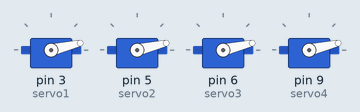
Recording of a sketch running on a simulated Arduino Uno, built with avr-gcc and run on an emulated ATmega328P. Parts: 4 × servo. At 2.0 s the program stops and its outputs stay as they are.

Above: at 0.15 s.
At 0.77 s:
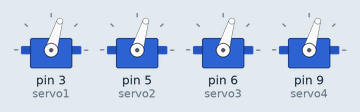
At 1.39 s:
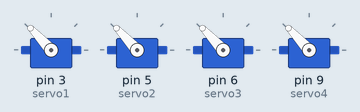
At 2.1 s:
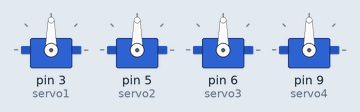
Timing chart, 0 to 3.5 s (numbered marks = the images above):
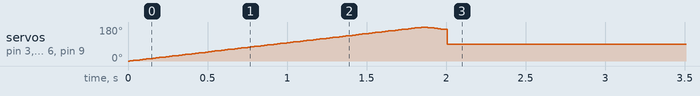

Measured:
- by itself, servo on pin 3 (servo1), servo on pin 5 (servo2), servo on pin 6 (servo3), servo on pin 9 (servo4): rises from 0° to 179° in 1.8 s, then falls to 90° in 0.16 s

The sketch:

arduino1.ino
```cpp
#include <Servo.h>

Servo servo1, servo2, servo3, servo4;

int pos = 0;
int direction = 1;
unsigned long startTime;

void setup() {
  servo1.attach(3);
  servo2.attach(5);
  servo3.attach(6);
  servo4.attach(9);

  startTime = millis();
}

void loop() {

  if (millis() - startTime < 2000) {

    servo1.write(pos);
    servo2.write(pos);
    servo3.write(pos);
    servo4.write(pos);

    pos += direction;

    if (pos >= 180 || pos <= 0) {
      direction = -direction;
    }

    delay(10);
  }
  else {

    servo1.write(90);
    servo2.write(90);
    servo3.write(90);
    servo4.write(90);

    while (true) {
    }
  }
}
```
